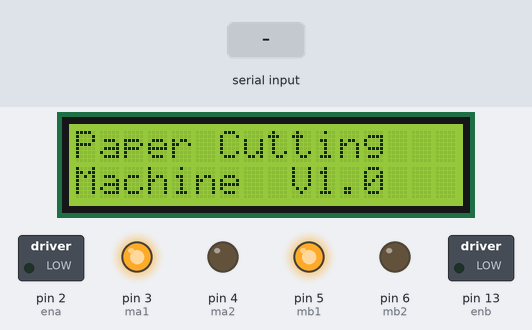
Recording of a sketch running on a simulated Arduino Uno, built with avr-gcc and run on an emulated ATmega328P. Parts: 16×2 character LCD, switched loads named in the sketch (green lamp = pin HIGH), output pins drawn as LEDs (lit = HIGH). Dashed ring = blinking. Inputs (shaded band) come from the test bench.

Above: at 1.2 s.
1.3 s: "90,45,200\n" received over the second serial link
At 2.0 s:
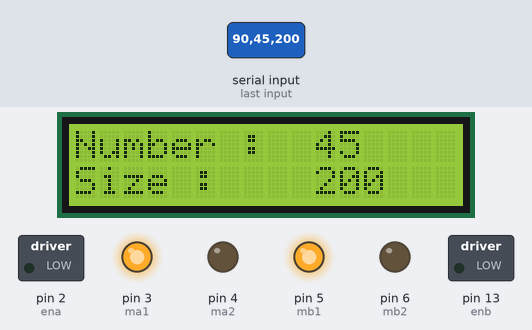
At 3.7 s:
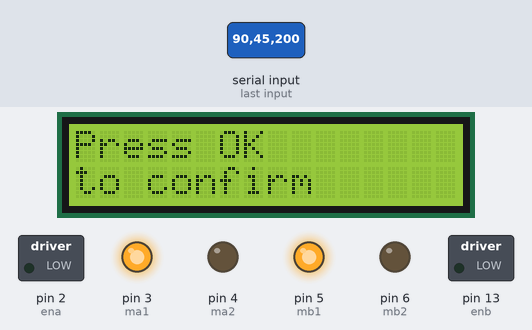
4.3 s: "30,150,10\n" received over the second serial link
At 6.8 s:
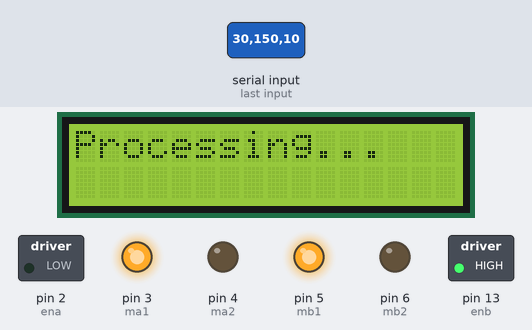
Timing chart, 0 to 13.3 s (numbered marks = the images above; inputs shaded):
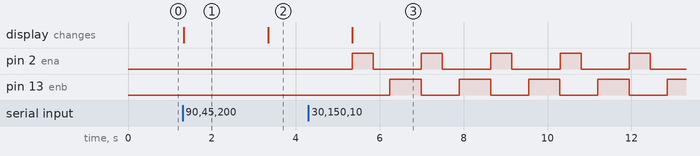

The sketch:

Paper_cutting_machine.ino
```cpp
#include <SoftwareSerial.h>
#include <LiquidCrystal.h>


SoftwareSerial mySerial(0, 1);
LiquidCrystal lcd(7, 8, 9, 10, 11 , 12);

//motor A pins
int ma1=3;
int ma2=4;
int ena=2;

//motor B pins
int mb1=5;
int mb2=6;
int enb=13;

//variables
int start=0;
int num=0;
int siz=0;
char check=0;
int finish=0;
void setup()
{
mySerial.begin(38400);

pinMode(ma1,OUTPUT);
digitalWrite(ma1,HIGH);
pinMode(ma2,OUTPUT);
digitalWrite(ma2,LOW);
pinMode(ena,OUTPUT);

pinMode(mb1,OUTPUT);
digitalWrite(mb1,HIGH);
pinMode(mb2,OUTPUT);
digitalWrite(mb2,LOW);
pinMode(enb,OUTPUT);


lcd.begin(16, 2);
}


void loop()
{
 intro();
 input();
 confirm();
 process();
}


void intro()
     {lcd.clear();
      while(start==0)
       {
        lcd.setCursor(0,0);
        lcd.write("Paper Cutting ");
        lcd.setCursor(0,1);
        lcd.write("Machine  V1.0");

        if (mySerial.available())
                  {
                 start=mySerial.parseInt();
                  }


       }

     }

void input()
    {
        lcd.clear();
        while(num==0)
           {
            lcd.setCursor(0,0);
            lcd.write("No. of papers");
            lcd.setCursor(0,1);
            lcd.print("to be cut ?");

              if (mySerial.available())
                  {
                 num=mySerial.parseInt();

                 mySerial.println("Papers to be cut :");
                 mySerial.println(num);
                  }
            } // end of num while
              lcd.clear();
        while(num!=0&& siz==0)
             {
            lcd.setCursor(0,0);
            lcd.write("Select the size");
            lcd.setCursor(0,1);
            lcd.print("1(S),2(M),3(L)");

              if (mySerial.available())
                  {
                 siz=mySerial.parseInt();

                 mySerial.println("Size of the paper :");
                 mySerial.println(siz);
                  }
             } //end of size while


             }

//function to confirm the entry
void confirm()
    {

        while(check==0)        //Checking if correct
         {
           lcd.clear();
           lcd.setCursor(0,0);
           lcd.write("Number :");
           lcd.setCursor(10,0);
           lcd.print(num,DEC);
           lcd.setCursor(0,1);
           lcd.write("Size :");
           lcd.setCursor(10,1);
           lcd.print(siz,DEC);
           delay(2000);

           lcd.clear();
           lcd.setCursor(0,0);
           lcd.write("Press OK");
           lcd.setCursor(0,1);
           lcd.write("to confirm");
           delay(2000);

           if (mySerial.available())
                  {
                 check=mySerial.parseInt();
                  }
    }
 }

void process()
    {
      lcd.clear();
    while(finish==0)
        {
        lcd.setCursor(0,0);
        lcd.write("Processing...");
        digitalWrite(ena,HIGH);
        delay(500);
        digitalWrite(ena,LOW);
        delay(400);
        digitalWrite(enb,HIGH);
        delay(750);

        digitalWrite(enb,LOW);

        }

        lcd.clear();
    }
```

Measured:
- after the input at 1.3 s, the display: changes at once (image 1)
- after the input at 4.3 s, pin 2 (ena): alternates HIGH for 0.50 s and LOW for 1.2 s, starting after 1.0 s; pin 13 (enb): alternates HIGH for 0.75 s and LOW for 0.90 s, starting after 1.9 s; the display: changes after 1.0 s (image 3)
- what the display in image 1 shows lasts 2.0 s, from 1.3 s to 3.3 s
